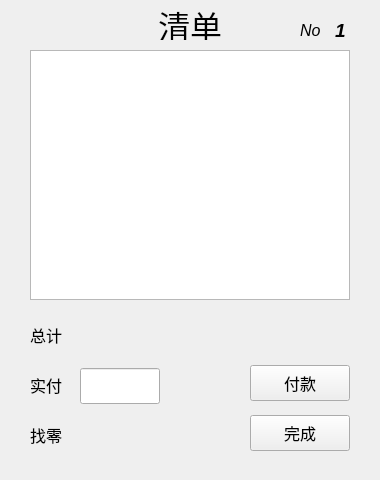
<ui version="4.0" >
 <class>finalorder</class>
 <widget class="QWidget" name="finalorder" >
  <property name="geometry" >
   <rect>
    <x>0</x>
    <y>0</y>
    <width>380</width>
    <height>480</height>
   </rect>
  </property>
  <property name="windowTitle" >
   <string>Form</string>
  </property>
  <widget class="QLabel" name="label" >
   <property name="geometry" >
    <rect>
     <x>100</x>
     <y>10</y>
     <width>180</width>
     <height>30</height>
    </rect>
   </property>
   <property name="font" >
    <font>
     <pointsize>24</pointsize>
     <underline>false</underline>
    </font>
   </property>
   <property name="text" >
    <string>清单</string>
   </property>
   <property name="alignment" >
    <set>Qt::AlignCenter</set>
   </property>
  </widget>
  <widget class="QTableView" name="tableView" >
   <property name="geometry" >
    <rect>
     <x>30</x>
     <y>50</y>
     <width>320</width>
     <height>250</height>
    </rect>
   </property>
   <property name="font" >
    <font>
     <pointsize>10</pointsize>
    </font>
   </property>
  </widget>
  <widget class="QLabel" name="label_2" >
   <property name="geometry" >
    <rect>
     <x>30</x>
     <y>320</y>
     <width>40</width>
     <height>30</height>
    </rect>
   </property>
   <property name="font" >
    <font>
     <pointsize>12</pointsize>
    </font>
   </property>
   <property name="text" >
    <string>总计</string>
   </property>
  </widget>
  <widget class="QLabel" name="label_total" >
   <property name="geometry" >
    <rect>
     <x>80</x>
     <y>320</y>
     <width>80</width>
     <height>30</height>
    </rect>
   </property>
   <property name="font" >
    <font>
     <pointsize>12</pointsize>
    </font>
   </property>
   <property name="text" >
    <string/>
   </property>
  </widget>
  <widget class="QPushButton" name="pushButton" >
   <property name="geometry" >
    <rect>
     <x>250</x>
     <y>365</y>
     <width>100</width>
     <height>36</height>
    </rect>
   </property>
   <property name="font" >
    <font>
     <pointsize>12</pointsize>
    </font>
   </property>
   <property name="text" >
    <string>付款</string>
   </property>
  </widget>
  <widget class="QLabel" name="label_4" >
   <property name="geometry" >
    <rect>
     <x>30</x>
     <y>370</y>
     <width>40</width>
     <height>30</height>
    </rect>
   </property>
   <property name="font" >
    <font>
     <pointsize>12</pointsize>
    </font>
   </property>
   <property name="text" >
    <string>实付</string>
   </property>
  </widget>
  <widget class="QLineEdit" name="lineEdit" >
   <property name="geometry" >
    <rect>
     <x>80</x>
     <y>368</y>
     <width>80</width>
     <height>36</height>
    </rect>
   </property>
   <property name="font" >
    <font>
     <pointsize>12</pointsize>
    </font>
   </property>
  </widget>
  <widget class="QPushButton" name="pushButton_2" >
   <property name="geometry" >
    <rect>
     <x>250</x>
     <y>415</y>
     <width>100</width>
     <height>36</height>
    </rect>
   </property>
   <property name="font" >
    <font>
     <pointsize>12</pointsize>
    </font>
   </property>
   <property name="text" >
    <string>完成</string>
   </property>
  </widget>
  <widget class="QLabel" name="label_5" >
   <property name="geometry" >
    <rect>
     <x>30</x>
     <y>420</y>
     <width>40</width>
     <height>30</height>
    </rect>
   </property>
   <property name="font" >
    <font>
     <pointsize>12</pointsize>
    </font>
   </property>
   <property name="text" >
    <string>找零</string>
   </property>
  </widget>
  <widget class="QLabel" name="label_change" >
   <property name="geometry" >
    <rect>
     <x>80</x>
     <y>420</y>
     <width>80</width>
     <height>30</height>
    </rect>
   </property>
   <property name="font" >
    <font>
     <pointsize>12</pointsize>
    </font>
   </property>
   <property name="text" >
    <string/>
   </property>
  </widget>
  <widget class="QLabel" name="label_7" >
   <property name="geometry" >
    <rect>
     <x>300</x>
     <y>20</y>
     <width>31</width>
     <height>20</height>
    </rect>
   </property>
   <property name="font" >
    <font>
     <pointsize>12</pointsize>
     <italic>true</italic>
     <underline>false</underline>
    </font>
   </property>
   <property name="text" >
    <string>No</string>
   </property>
  </widget>
  <widget class="QLabel" name="label_deskno" >
   <property name="geometry" >
    <rect>
     <x>335</x>
     <y>20</y>
     <width>20</width>
     <height>20</height>
    </rect>
   </property>
   <property name="font" >
    <font>
     <pointsize>14</pointsize>
     <weight>75</weight>
     <italic>true</italic>
     <bold>true</bold>
    </font>
   </property>
   <property name="text" >
    <string>1</string>
   </property>
  </widget>
 </widget>
 <resources/>
 <connections/>
</ui>
